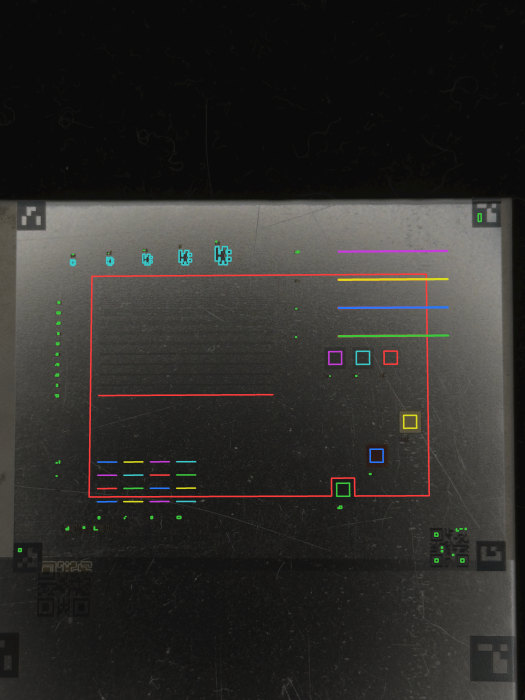
#> input picture artifacts/2026-10-15-aligned-IMG_3271-CompactComplextTest.png, 1050 x 1400 px (shown at 1/2 size)
$ python -i ruler.py   (imports and definitions only)
#> lines starting #> are read from the running program, lines starting #| are printed output that depends on the picture
#> further down, picture is the input picture: shape (1400, 1050, 3); mean B, G, R 42.4, 44.8, 46.2
"""The scale and the corner of a measuring angle (two rulers at a right angle) lying beside the plate (REQ-055, DEC-097).

A ruler is a strip whose brightness repeats every millimetre and, stronger still, every 5 or 10 mm. The millimetre period is the
scale of the photograph, exact for the plane the ruler lies on. Texture of the plate or of the table repeats at no such pair of
periods, so a spectral peak is believed only when its multiple (5 or 10 times the period) stands out as well.

Two rulers at a right angle give more than a scale: the two directions of the plate, the corner where they meet and the side on which
the plate lies, so the work is looked for in one quadrant of the photograph and nowhere else.

Pure functions of the photograph. A photograph without a ruler gives None; nothing is guessed.
"""
from __future__ import annotations

from typing import NamedTuple

import cv2
import numpy as np

LONG = 1024                 # window length along the ruler, px (several 10 mm periods at any usable scale)
SHORT = 128                 # window width across the ruler, px (the profile is the mean across it)
STRIDE = 256                # step along the ruler: neighbouring windows of one ruler are this far apart
STEP = 64                   # step across the ruler
MM_PX = (6.0, LONG / 30)    # usable scale: pixels per mm; the 10 mm ticks must repeat at least three times in a window
MIN_RATIO = 6.0             # the millimetre peak over the median of the spectrum
MIN_HARMONIC = 3.0          # the 5 mm peak, and the 10 mm peak, over the median of the spectrum
AGREE = 0.015               # windows of one ruler agree on the scale within this share
HARMONIC_TOLERANCE = 0.015  # the 5 mm and 10 mm ticks repeat at exactly 5 and 10 times the millimetre period, within this share
MIN_CHAIN = 3               # a ruler fills at least this many windows in a row along its length
EDGE_SHARE = 0.3            # a column belongs to the ruler where its tick energy is this share of the strongest column's
MAX_WIDTH_MM = 30.0         # a ruler is a narrow strip: its ticks are confined to this width
SURROUND_MM = 40.0          # looked at on each side of a strip, to see that the ticks stop there
MIN_CONTRAST = 8.0          # tick energy on the strip over the median tick energy around it: a texture has no such contrast


class Hit(NamedTuple):
    period: float           # pixels per mm
    score: float
    axis: str               # "vertical": the ticks repeat along y; "horizontal": along x
    along: int              # start of the window along the ruler
    across: int             # start of the window across it


DETREND = 150               # px: the slow brightness of the strip is removed, leaving the ticks (10 mm ticks are 340 px apart at the finest scale)
LEAK_BINS = 6              # peaks this close (in bins of the unpadded spectrum) to a stronger one are its leakage, not a ruler
RELATIVE_POWER = 0.3        # a peak is considered when it carries this share of the strongest candidate's power
PAD = 4096                  # the profile is zero-padded to this length: the spectrum is sampled finely enough to read a period to 0.5 %


def _spectrum(profile: np.ndarray) -> tuple[np.ndarray, np.ndarray]:
    profile = profile - cv2.GaussianBlur(profile.reshape(-1, 1), (0, 0), DETREND).ravel()
    return np.fft.rfftfreq(PAD), np.abs(np.fft.rfft(profile * np.hanning(len(profile)), n=PAD))


def _band(freq: np.ndarray, power: np.ndarray, centre: float, tolerance: float = 0.04) -> tuple[float, float]:
    """The strongest component within ``tolerance`` of ``centre`` (cycles per pixel): (frequency, magnitude)."""
    inside = (freq >= centre * (1 - tolerance)) & (freq <= centre * (1 + tolerance)) & (freq > 0)
    if not inside.any():
        return centre, 0.0
    i = int(np.argmax(np.where(inside, power, 0.0)))
    return float(freq[i]), float(power[i])


def _window_scale(profile: np.ndarray) -> tuple[float, float] | None:
    """(pixels per mm, score) of one profile, or None when it holds no ruler: a millimetre peak whose 5 mm and 10 mm multiples are
    both there, at exactly those periods. Texture has a peak by chance, rarely its multiples as well."""
    freq, power = _spectrum(profile)
    usable = (freq > 1 / 700) & (freq < 1 / 4)
    floor = float(np.median(power[usable])) + 1e-9
    found = []                                               # (power, period, score, frequency)
    for i in range(2, len(power) - 1):
        if not (power[i] >= power[i - 1] and power[i] > power[i + 1]) or not (1 / MM_PX[1] <= freq[i] <= 1 / MM_PX[0]):
            continue
        ratio = power[i] / floor
        if ratio < MIN_RATIO:
            continue
        f5, p5 = _band(freq, power, freq[i] / 5, HARMONIC_TOLERANCE)
        f10, p10 = _band(freq, power, freq[i] / 10, HARMONIC_TOLERANCE)
        if p5 / floor < MIN_HARMONIC or p10 / floor < MIN_HARMONIC:
            continue
        found.append((float(power[i]), float(1.0 / freq[i]), float(min(ratio, p5 / floor, p10 / floor)), float(freq[i])))
    if not found:
        return None
    # a weaker peak next to a stronger one is its leakage; a ruler also repeats every half millimetre, so of the strong peaks that
    # remain the millimetre is the longest period
    reach = LEAK_BINS / len(profile)
    top = max(item[0] for item in found)
    real = [item for item in found if item[0] >= RELATIVE_POWER * top and not any(o[0] > item[0] and abs(o[3] - item[3]) <= reach for o in found)]
    best = max(real, key=lambda item: item[1])
    return best[1], best[2]


def _band_across(gray: np.ndarray, axis: str, along: tuple[int, int], across: tuple[int, int], period: float) -> tuple[float, float] | None:
    """The strip (lo, hi) in pixels, across a ruler, where the brightness repeats at the millimetre period: each column (or row) is
    demodulated at that period and the strip is where its energy is at least ``EDGE_SHARE`` of the strongest. None when the energy is
    spread over more than ``MAX_WIDTH_MM`` (a texture)."""
    a0, a1 = along
    c0, c1 = max(0, across[0]), min(gray.shape[1 if axis == "vertical" else 0], across[1])
    if axis == "vertical":
        band = gray[a0:a1, c0:c1]
        t = np.arange(band.shape[0], dtype=np.float32)
        carrier = (np.exp(-2j * np.pi * t / period) * np.hanning(len(t))).astype(np.complex64)
        energy = np.abs(carrier @ (band - band.mean(axis=0)))
    else:
        band = gray[c0:c1, a0:a1]
        t = np.arange(band.shape[1], dtype=np.float32)
        carrier = (np.exp(-2j * np.pi * t / period) * np.hanning(len(t))).astype(np.complex64)
        energy = np.abs((band - band.mean(axis=1, keepdims=True)) @ carrier)
    smooth = cv2.GaussianBlur(energy.astype(np.float32).reshape(-1, 1), (0, 0), 6).ravel()
    inside = smooth >= EDGE_SHARE * smooth.max()
    index = np.nonzero(inside)[0]
    lo, hi = int(index.min()), int(index.max())
    if (hi - lo) > MAX_WIDTH_MM * period:       # a ruler has two scales, so the strip need not be one piece, but it is narrow
        return None
    if smooth.max() < MIN_CONTRAST * (float(np.median(smooth)) + 1e-6):
        return None                             # the ticks are everywhere around: a texture, not a strip
    return float(c0 + lo), float(c0 + hi)


def _strip(gray: np.ndarray, run: list[Hit], period: float) -> tuple[float, float, float, float] | None:
    """(across_lo, across_hi, along_lo, along_hi) of the ruler that a run of windows lies on, or None when it is no narrow strip."""
    axis = run[0].axis
    a0, a1 = min(h.along for h in run), max(h.along for h in run) + LONG
    c_lo, c_hi = min(h.across for h in run), max(h.across for h in run) + SHORT
    reach = int(SURROUND_MM * period)
    found = _band_across(gray, axis, (a0, a1), (c_lo - reach, c_hi + reach), period)
    return None if found is None else (found[0], found[1], float(a0), float(a1))


def _chains(found: list[Hit], axis: str) -> list[list[Hit]]:
    """Runs of windows side by side along one ruler (same position across it, consecutive along it) that agree on the scale."""
    runs: list[list[Hit]] = []
    for across in sorted({h.across for h in found if h.axis == axis}):
        column = sorted((h for h in found if h.axis == axis and h.across == across), key=lambda h: h.along)
        run: list[Hit] = []
        for h in column:
            if run and h.along - run[-1].along == STRIDE and abs(h.period - run[-1].period) / run[-1].period <= AGREE:
                run.append(h)
            else:
                if len(run) >= MIN_CHAIN:
                    runs.append(run)
                run = [h]
        if len(run) >= MIN_CHAIN:
            runs.append(run)
    return runs


def find_scale(img_bgr: np.ndarray, diagnostics: dict | None = None) -> dict | None:
    """The ruler of the photograph: {"px_per_mm", "windows", "axes", "score", "alternatives"} and, where two rulers meet at a right angle, "corner_px"
    (x, y of the inner corner) and "quadrant" ((sx, sy), the side the plate lies on: +1 right / down, -1 left / up). None without a ruler."""
    diag = diagnostics if diagnostics is not None else {}
    gray = cv2.cvtColor(img_bgr, cv2.COLOR_BGR2GRAY).astype(np.float32)
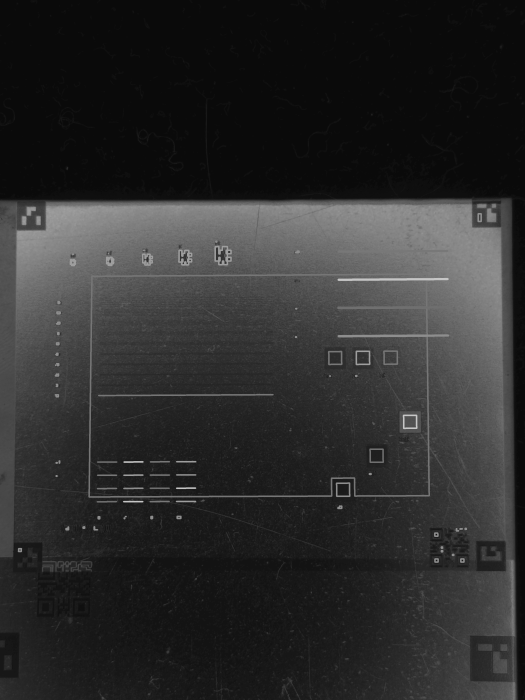
#> gray: shape (1400, 1050) float32 (shown at 1/2 size); min 10, max 198, mean 45
    height, width = gray.shape
#> height = 1400; width = 1050
    found: list[Hit] = []
    for axis, name in ((0, "vertical"), (1, "horizontal")):
        along, across = (height, width) if axis == 0 else (width, height)
        if along < LONG or across < SHORT:
            continue
        for a in range(0, along - LONG + 1, STRIDE):
            for c in range(0, across - SHORT + 1, STEP):
                profile = gray[a:a + LONG, c:c + SHORT].mean(axis=1) if axis == 0 else gray[c:c + SHORT, a:a + LONG].mean(axis=0)
                result = _window_scale(profile.astype(np.float32))
                if result is not None:
                    found.append(Hit(result[0], result[1], name, a, c))
#> after the loop, found = [(27.13, 10.44, 'vertical', 0, 0), (29.47, 14.24, 'vertical', 0, 64), (28.85, 8.64, 'vertical', 0, 128), (29.05, 6.66, 'vertical', 0, 576), (31.75, 6.77, 'vertical', 256, 0), (20.38, 7.68, 'vertical', 256, 64), (27.49, 5.21, 'horizontal', 0, 1024)]
    diag["windows_with_ticks"] = len(found)
    runs = [r for r in _chains(found, "vertical") + _chains(found, "horizontal")
            if _strip(gray, r, float(np.median([h.period for h in r]))) is not None]
#> the loop in _chains, `for across in sorted({h.across for h in found if h.axis == axis}):` made 4 passes
#> (across, column) on passes 3 to 4: (128, [(28.85, 8.64, 'vertical', 0, 128)]), (576, [(29.05, 6.66, 'vertical', 0, 576)])
#> across on pass 2: 64
#> after the loop in _chains, `for across in sorted({h.across for h in found if h.axis == axis}):`: runs = []
#> the loop in _chains (call 2), `for across in sorted({h.across for h in found if h.axis == axis}):` made 1 pass
#> (across, column) on pass 1: (1024, [(27.49, 5.21, 'horizontal', 0, 1024)])
#> runs = []
    if not runs:
        diag["refused"] = "no ruler: no strip of windows in a row shows millimetre ticks with their 5 mm and 10 mm ticks"
        return None
    # the scale supported by the most windows (rulers of one angle lie in one plane, so they agree)
    best: list[list[Hit]] = []
    for run in runs:
        s0 = float(np.median([h.period for h in run]))
        same = [r for r in runs if abs(float(np.median([h.period for h in r])) - s0) / s0 <= AGREE]
        if sum(len(r) for r in same) > sum(len(r) for r in best):
            best = same
    chosen = [h for r in best for h in r]
    weights = np.array([h.score for h in chosen])
    scale = float(np.average([h.period for h in chosen], weights=weights))
    out = {"px_per_mm": scale, "windows": len(chosen), "score": round(float(weights.mean()), 1), "axes": sorted({h.axis for h in chosen}),
           "alternatives": [2 * scale, scale / 2]}       # a ruler with half-millimetre ticks reads as twice, one with only long ticks as half
    arms = {}
    for axis in ("vertical", "horizontal"):                              # the longest run of each direction is one arm of the angle
        runs_of_axis = [r for r in best if r[0].axis == axis]
        if runs_of_axis:
            run = max(runs_of_axis, key=len)
            arms[axis] = _strip(gray, run, float(np.median([h.period for h in run])))
    if arms.get("vertical") and arms.get("horizontal"):
        v_lo, v_hi, v_top, v_bottom = arms["vertical"]                   # x of the vertical ruler, its y span
        h_lo, h_hi, h_left, h_right = arms["horizontal"]                 # y of the horizontal ruler, its x span
        # the arms run away from the corner; the plate lies between them, on the side the arms point to
        sx = 1 if (h_left + h_right) / 2 > (v_lo + v_hi) / 2 else -1     # the horizontal arm lies right of the vertical one
        sy = 1 if (v_top + v_bottom) / 2 > (h_lo + h_hi) / 2 else -1     # the vertical arm lies below the horizontal one
        corner = (v_hi if sx == 1 else v_lo, h_lo if sy == -1 else h_hi)  # the inner corner: the edges facing the plate
        out.update(corner_px=[round(corner[0], 1), round(corner[1], 1)], quadrant=[sx, sy])
    diag.update(windows=len(chosen), px_per_mm=round(scale, 3), **{k: out[k] for k in ("corner_px", "quadrant") if k in out})
    return out

>>> import cv2
>>> picture = cv2.imread('../../artifacts/2026-10-15-aligned-IMG_3271-CompactComplextTest.png')
>>> result = find_scale(picture)
